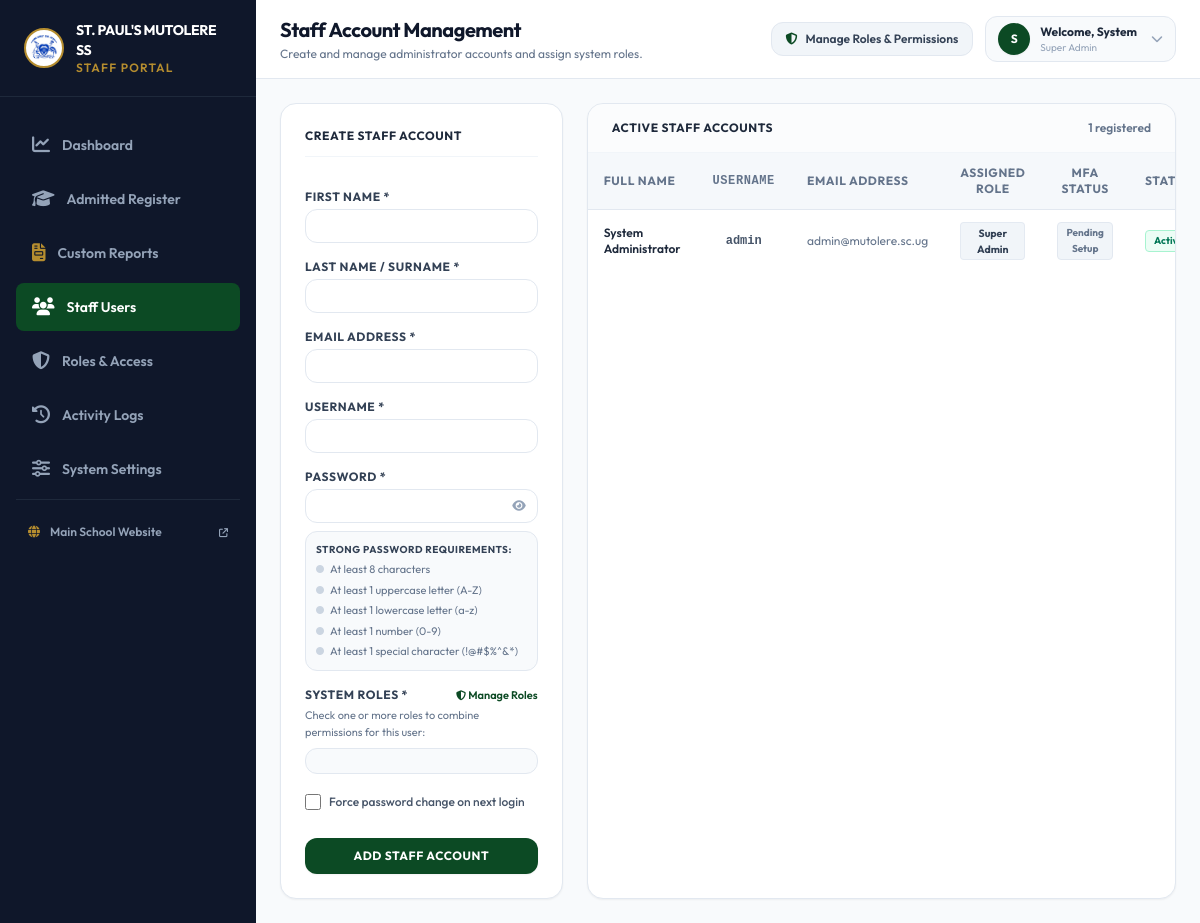
/admin/users.php (signed in), run on an earlier commit of the app's database.
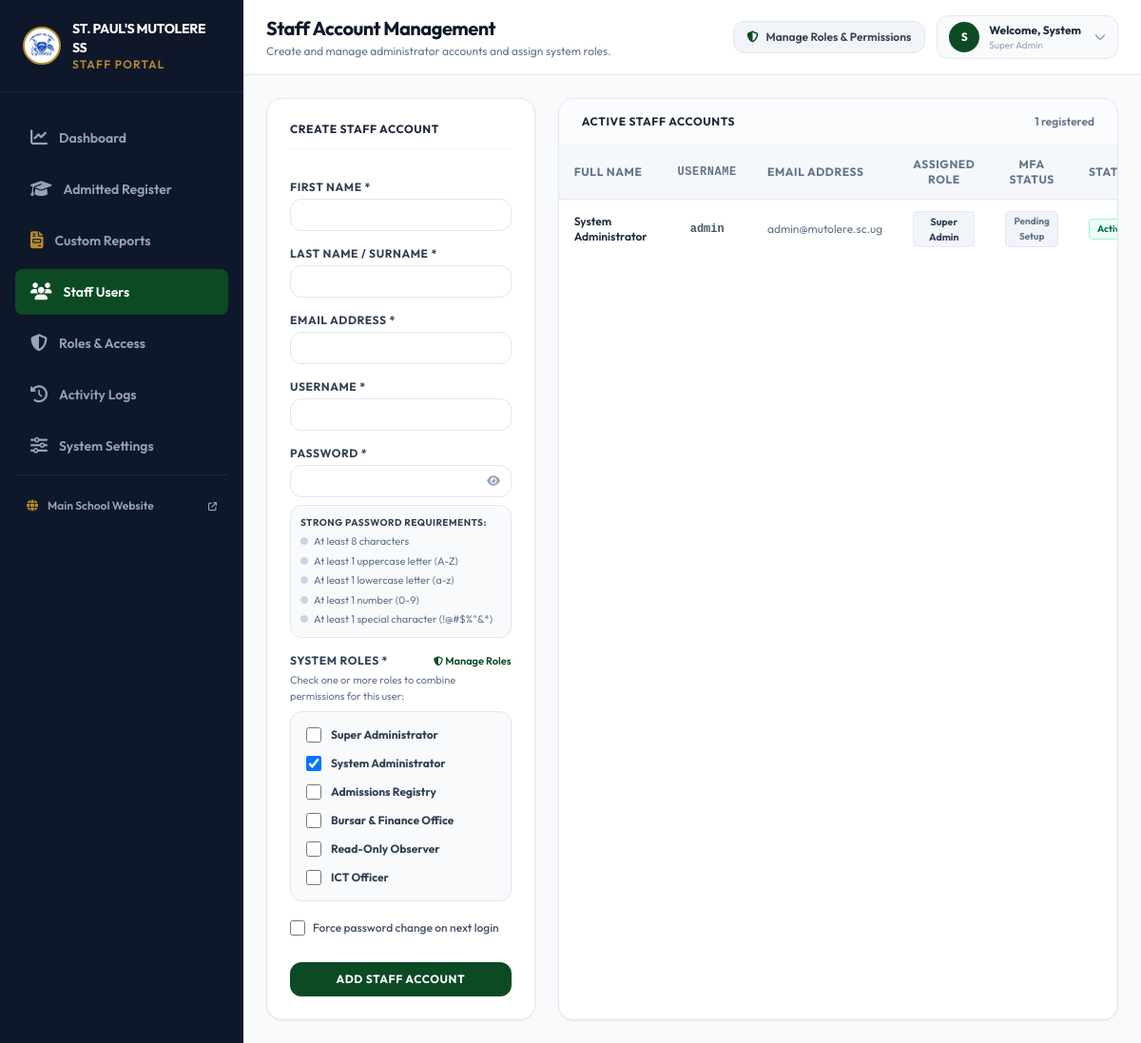
And on a later commit of the database.
### tables this page shows
CREATE TABLE IF NOT EXISTS `system_roles` (
  `id` INT AUTO_INCREMENT PRIMARY KEY,
  `role_key` VARCHAR(50) NOT NULL UNIQUE,
  `role_name` VARCHAR(100) NOT NULL,
  `description` TEXT DEFAULT NULL,
  `can_manage_settings` TINYINT DEFAULT 0,
  `can_manage_admission_policies` TINYINT DEFAULT 0,
  `can_admit_students` TINYINT DEFAULT 0,
  `can_reject_students` TINYINT DEFAULT 0,
  `can_view_reports` TINYINT DEFAULT 1,
  `can_export_data` TINYINT DEFAULT 0,
  `can_manage_users` TINYINT DEFAULT 0,
  `can_manage_roles` TINYINT DEFAULT 0,
  `can_take_application_actions` TINYINT DEFAULT 0,
  `can_view_logs` TINYINT DEFAULT 0,
  `is_system` TINYINT DEFAULT 0,
  `created_at` TIMESTAMP DEFAULT CURRENT_TIMESTAMP
);

### config/db.php (called while the page is built, shortened)
<?php
if (!function_exists('getAllRoles')) {
    function getAllRoles($pdo) {
        try {
            $stmt = $pdo->query("SELECT * FROM system_roles ORDER BY id ASC");
            return $stmt->fetchAll(PDO::FETCH_ASSOC);
        } catch (Exception $e) {
            return [
                ['role_key' => 'super_admin', 'role_name' => 'Super Administrator', 'description' => 'Full System Access', 'is_system' => 1],
                ['role_key' => 'admissions_manager', 'role_name' => 'Admissions & Policies Manager', 'description' => 'Policies, Fees, Letters & Admissions', 'is_system' => 1],
                ['role_key' => 'admin', 'role_name' => 'Administrator', 'description' => 'Admissions & Reporting', 'is_system' => 1],
                ['role_key' => 'admissions_registry', 'role_name' => 'Admissions Registry', 'description' => 'Admissions Registry', 'is_system' => 1],
            ];
        }
    }
}

### admin/users.php (the view, shortened to what the changed rows need)
<?php
require __DIR__ . '/../config/db.php';
$currentRole = $_SESSION['admin_role'] ?? '';
$isSuperAdmin = (($currentRole ?? '') === 'super_admin');
if ($isSuperAdmin) {
    $stmt = $pdo->query("SELECT * FROM admin_users ORDER BY username ASC");
} else {
    $stmt = $pdo->query("SELECT * FROM admin_users WHERE role != 'super_admin' ORDER BY username ASC");
}
$users = $stmt->fetchAll(PDO::FETCH_ASSOC);
$availableRoles = getAllRoles($pdo);
?>
<!DOCTYPE html>
<html lang="en">
<head>
<script src="https://cdn.tailwindcss.com" data-cfasync="false"></script>
<link rel="stylesheet" href="https://cdnjs.cloudflare.com/ajax/libs/font-awesome/6.5.1/css/all.min.css">
</head>
<body class="bg-slate-100 font-sans text-slate-800 min-h-screen flex flex-col md:flex-row overflow-x-hidden">
    <main class="flex-1 flex flex-col min-w-0 bg-slate-50 min-h-screen">
        <header class="bg-white border-b border-slate-200 px-4 sm:px-6 py-4 flex flex-col sm:flex-row justify-between sm:items-center gap-4">
            <div class="flex items-center gap-3">
                <div>
                    <h1 class="text-base sm:text-xl font-bold text-slate-900 tracking-tight">Staff Account Management</h1>
                </div>
            </div>
        </header>
        <div class="p-6 max-w-7xl w-full mx-auto space-y-6">
            <div class="grid grid-cols-1 lg:grid-cols-3 gap-6">
                <div class="bg-white p-6 rounded-2xl border border-slate-200 shadow-sm flex flex-col h-fit">
                    <form method="POST" autocomplete="off" class="space-y-4">
                        <div>
                            <div class="flex items-center justify-between mb-1">
                                <label class="block text-xs font-bold text-slate-700 uppercase tracking-wider">System Roles *</label>
                                <a href="roles.php" class="text-[11px] font-semibold text-brand-700 hover:underline"><i class="fa-solid fa-shield-halved text-[10px]"></i> Manage Roles</a>
                            </div>
                            <p class="text-[11px] text-slate-500 mb-2">Check one or more roles to combine permissions for this user:</p>
                            <div class="space-y-1.5 p-3 bg-slate-50 border border-slate-200 rounded-xl">
                                <?php
                                $userCurrentRoles = [];
                                if (empty($userCurrentRoles)) {
                                    $userCurrentRoles = ['admin'];
                                }
                                foreach ($availableRoles as $r):
                                    $rKey = $r['role_key'];
                                    $shortLabel = htmlspecialchars($r['role_name']);
                                    $isChecked = in_array($rKey, $userCurrentRoles);
                                ?>
                                <label class="flex items-center gap-2.5 p-1 rounded-lg hover:bg-white cursor-pointer transition">
                                    <input type="checkbox" name="roles[]" value="<?= htmlspecialchars($rKey) ?>" class="rounded border-slate-300 text-brand-700 focus:ring-brand-700 h-4 w-4" <?= $isChecked ? 'checked' : '' ?>>
                                    <span class="text-xs font-bold text-slate-700"><?= $shortLabel ?></span>
                                </label>
                                <?php endforeach; ?>
                            </div>
                        </div>
                    </form>
                </div>
                <div class="bg-white rounded-2xl border border-slate-200 shadow-sm overflow-hidden flex flex-col lg:col-span-2">
                    <div class="overflow-x-auto">
                        <table class="w-full text-left border-collapse">
                            <thead>
                                <tr class="bg-slate-100/70 border-b border-slate-200 text-slate-500 font-bold text-xs uppercase tracking-wider">
                                    <th class="px-4 py-3">Full Name</th>
                                    <th class="px-4 py-3 font-mono text-center">Username</th>
                                    <th class="px-4 py-3">Email Address</th>
                                    <th class="px-4 py-3 text-center">Assigned Role</th>
                                    <th class="px-4 py-3 text-center">MFA Status</th>
                                    <th class="px-4 py-3 text-center">Status</th>
                                </tr>
                            </thead>
                            <tbody class="divide-y divide-slate-100 text-xs">
                                <?php foreach ($users as $u): ?>
                                <tr class="hover:bg-slate-50/70 transition">
                                    <td class="px-4 py-3 font-semibold text-slate-800">
                                        <?= htmlspecialchars(($u['firstname'] ?? '') . ' ' . ($u['lastname'] ?? '')) ?>
                                    </td>
                                    <td class="px-4 py-3 text-center font-mono font-bold text-slate-600">
                                        <?= htmlspecialchars($u['username']) ?>
                                    </td>
                                    <td class="px-4 py-3 text-slate-500">
                                        <?= htmlspecialchars($u['email']) ?>
                                    </td>
                                    <td class="px-4 py-3 text-center">
                                        <?php
                                        $uRoles = [];
                                        if (!empty($u['role']) && !in_array($u['role'], $uRoles)) {
                                            $uRoles[] = $u['role'];
                                        }
                                        ?>
                                        <div class="flex flex-wrap gap-1 justify-center">
                                            <?php foreach ($uRoles as $ur):
                                                $lbl = ($ur === 'secretary' || $ur === 'admissions_registry') ? 'Admissions Registry' : ucwords(str_replace('_', ' ', $ur));
                                            ?>
                                                <span class="px-2 py-0.5 rounded text-[10.5px] font-bold bg-slate-100 text-slate-700 border border-slate-200/80 shadow-2xs">
                                                    <?= htmlspecialchars($lbl) ?>
                                                </span>
                                            <?php endforeach; ?>
                                        </div>
                                    </td>
                                    <td class="px-4 py-3 text-center">
                                        <?php
                                        $hasGrace = (!empty($u['mfa_grace_until']) && strtotime($u['mfa_grace_until']) > time());
                                        if ($hasGrace):
                                            $daysLeft = max(1, (int)ceil((strtotime($u['mfa_grace_until']) - time()) / 86400));
                                        ?>
                                            <span class="inline-flex items-center px-2 py-0.5 rounded text-[10px] font-bold bg-amber-100 text-amber-800 border border-amber-300" title="Grace bypass active until <?= htmlspecialchars($u['mfa_grace_until']) ?>">
                                                <i class="fa-solid fa-hourglass-half text-[9px] mr-1"></i> Grace (<?= $daysLeft ?>d)
                                            </span>
                                            <?php if ($isSuperAdmin): ?>
                                                <a href="users.php?revoke_grace=<?= $u['id'] ?>" class="block text-[9px] text-rose-600 hover:underline mt-0.5 font-semibold">Revoke Grace</a>
                                            <?php endif; ?>
                                        <?php elseif (!empty($u['mfa_enabled'])): ?>
                                            <span class="inline-flex items-center px-2 py-0.5 rounded text-[10px] font-bold bg-emerald-50 text-emerald-700 border border-emerald-200">
                                                <i class="fa-solid fa-shield-check text-[9px] mr-1"></i> Enrolled
                                            </span>
                                        <?php else: ?>
                                            <span class="inline-flex items-center px-2 py-0.5 rounded text-[10px] font-bold bg-slate-100 text-slate-500 border border-slate-200">
                                                Pending Setup
                                            </span>
                                        <?php endif; ?>
                                    </td>
                                    <td class="px-4 py-3 text-center">
                                        <?php if($u['must_change_password'] == 1): ?>
                                            <span class="inline-flex items-center px-2 py-0.5 rounded text-[10px] font-bold bg-amber-50 text-amber-700 border border-amber-200">Force Reset</span>
                                        <?php else: ?>
                                            <span class="inline-flex items-center px-2 py-0.5 rounded text-[10px] font-bold bg-emerald-50 text-emerald-700 border border-emerald-200">Active</span>
                                        <?php endif; ?>
                                    </td>
                                </tr>
                                <?php endforeach; ?>
                            </tbody>
                        </table>
                    </div>
                </div>
            </div>
        </div>
    </main>
</body>
</html>

What changed in the data, as far as the page shows it:
added system_roles: role_name "Super Administrator"
added system_roles: role_key "☑", role_name "System Administrator"
added system_roles: role_name "Admissions Registry"
added system_roles: role_name "Bursar & Finance Office"
added system_roles: role_name "Read-Only Observer"
added system_roles: role_name "ICT Officer"
